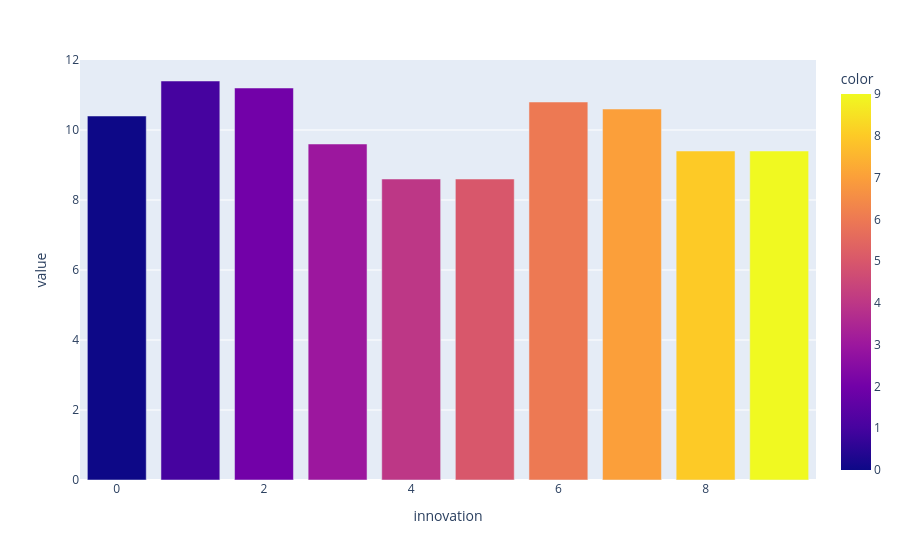

Notebook code for this chart:
### Markdown cell above
## Exploring the data

### Code cell
innovation_percentual = df_clients.value_counts('innovation') / len(df_clients) * 100

px.bar(innovation_percentual, color=innovation_percentual.index)

### Figure 1 — Plotly figure (JSON) as saved in the notebook; plotly's stock layout.template omitted (floating-point values rounded to 4 significant figures)
{"data": [{"hovertemplate": "innovation=%{x}<br>value=%{y}<br>color=%{marker.color}<extra></extra>", "legendgroup": "", "marker": {"color": [1, 2, 6, 7, 0, 3, 9, 8, 4, 5], "coloraxis": "coloraxis", "pattern": {"shape": ""}}, "name": "", "orientation": "v", "showlegend": false, "textposition": "auto", "type": "bar", "x": [1, 2, 6, 7, 0, 3, 9, 8, 4, 5], "xaxis": "x", "y": [11.4, 11.2, 10.8, 10.6, 10.4, 9.6, 9.4, 9.4, 8.6, 8.6], "yaxis": "y"}], "layout": {"barmode": "relative", "coloraxis": {"colorbar": {"title": {"text": "color"}}, "colorscale": [[0, "#0d0887"], [0.1111, "#46039f"], [0.2222, "#7201a8"], [0.3333, "#9c179e"], [0.4444, "#bd3786"], [0.5556, "#d8576b"], [0.6667, "#ed7953"], [0.7778, "#fb9f3a"], [0.8889, "#fdca26"], [1, "#f0f921"]]}, "legend": {"tracegroupgap": 0}, "margin": {"t": 60}, "xaxis": {"anchor": "y", "domain": [0, 1], "title": {"text": "innovation"}}, "yaxis": {"anchor": "x", "domain": [0, 1], "title": {"text": "value"}}}}
